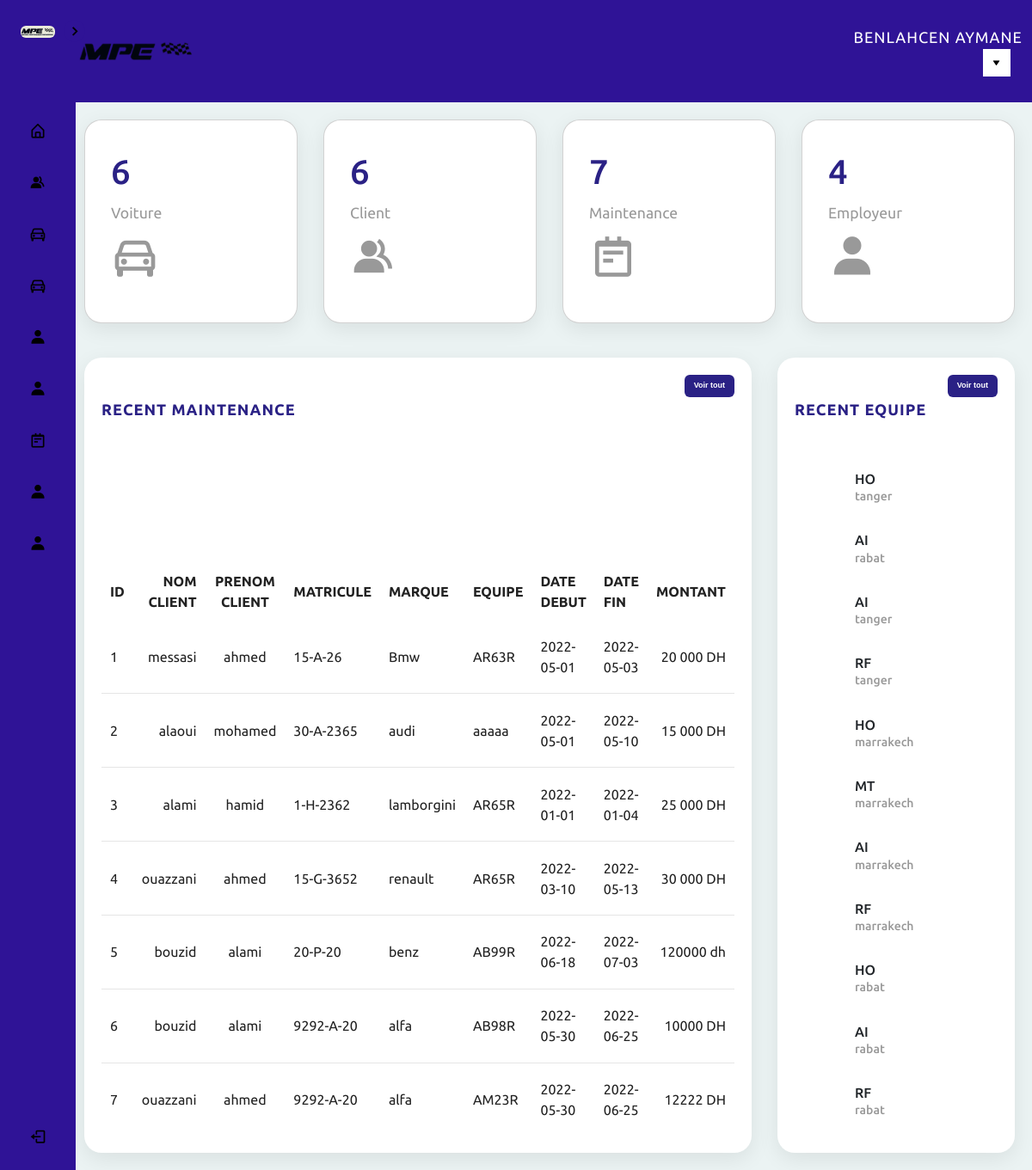
The page /admin/index.php (signed in) on the database its author committed.
### tables this page shows
CREATE TABLE `maintenance` (
  `id_maintenance` int(11) NOT NULL,
  `id_client` int(11) NOT NULL,
  `id_voiture` int(11) NOT NULL,
  `id_equipe` int(11) NOT NULL,
  `date_debut` date DEFAULT NULL,
  `date_fin` date DEFAULT NULL,
  `montant` varchar(100) DEFAULT NULL
);

CREATE TABLE `client` (
  `id_client` int(11) NOT NULL,
  `nom` varchar(50) DEFAULT NULL,
  `prenom` varchar(50) DEFAULT NULL,
  `ville` varchar(10) DEFAULT NULL,
  `tel` int(15) DEFAULT NULL,
  `email` varchar(200) DEFAULT NULL,
  `type` varchar(10) DEFAULT NULL
);

CREATE TABLE `voiture` (
  `id_voiture` int(11) NOT NULL,
  `id_client` int(11) NOT NULL,
  `matricule` varchar(100) NOT NULL,
  `marque` varchar(150) DEFAULT NULL,
  `modele` varchar(100) DEFAULT NULL,
  `couleur` varchar(50) DEFAULT NULL,
  `duree` varchar(20) DEFAULT NULL,
  `img` varchar(100) DEFAULT NULL,
  `annee` int(11) NOT NULL,
  `carburant` varchar(100) DEFAULT NULL
);

CREATE TABLE `equipe` (
  `id_equipe` int(11) NOT NULL,
  `id_garage` int(11) NOT NULL,
  `secteur` varchar(50) DEFAULT NULL,
  `referance` varchar(10) NOT NULL
);

CREATE TABLE `garage` (
  `id_garage` int(11) NOT NULL,
  `id_societe` int(11) NOT NULL,
  `activite` varchar(150) DEFAULT NULL,
  `ville` varchar(50) DEFAULT NULL,
  `tel` varchar(15) DEFAULT NULL
);

### admin/index.php (the view, shortened to what this page needs)
<?php include 'header.php'; ?>
<link rel="stylesheet" href="css/style1.css">
<div class="cardBox">
    <div class="card">
        <div>
            <div class="numbers">
                <?php
                $query = "SELECT id_voiture from voiture order by id_voiture";
                $resultat = mysqli_query($con, $query);
                $row = mysqli_num_rows($resultat);
                echo  $row
                ?>
            </div>
            <div class="cardName">Voiture</div>
        </div>
        <div class="iconBx">
            <i class='bx bx-car icon'></i>
        </div>
    </div>
    <div class="card">
        <div>
            <div class="numbers">
                <?php
                $query = "SELECT id_client from client order by id_client";
                $resultat = mysqli_query($con, $query);
                $row = mysqli_num_rows($resultat);
                echo  $row
                ?>
            </div>
            <div class="cardName">Client</div>
        </div>
        <div class="iconBx">
            <i class='bx bxs-group icon'></i>
        </div>
    </div>
    <div class="card">
        <div>
            <div class="numbers">
                <?php
                $query = "SELECT id_maintenance from maintenance order by id_maintenance";
                $resultat = mysqli_query($con, $query);
                $row = mysqli_num_rows($resultat);
                echo  $row
                ?>
            </div>
            <div class="cardName">Maintenance</div>
        </div>
        <div class="iconBx">
            <i class='bx bx-notepad icon'></i>
        </div>
    </div>
    <div class="card">
        <div>
            <div class="numbers">
                <?php
                $query = "SELECT id_employeur from employeur order by id_employeur";
                $resultat = mysqli_query($con, $query);
                $row = mysqli_num_rows($resultat);
                echo  $row
                ?>
            </div>
            <div class="cardName">Employeur</div>
        </div>
        <div class="iconBx">
            <i class='bx bxs-user icon'></i>
        </div>
    </div>
</div>
<?php
$mysqli = new mysqli("localhost", "root", "", "db_maintenance");
$mysqli->set_charset("utf8");
$requete = "SELECT m.*, c.nom,c.prenom ,v.matricule,v.marque, eq.referance
            from maintenance m, client c,voiture v , equipe eq
            where m.id_client = c.id_client and v.id_voiture=m.id_voiture
            and eq.id_equipe=m.id_equipe;";
$resultat = $mysqli->query($requete);
?>
<div class="details">
    <div class="recentOrders">
        <div class="cardHeader">
            <h2>Recent maintenance</h2>
            <a href="reparation.php" class="btn">Voir tout</a>
        </div>
        <table>
            <thead>
                <tr>
                    <td>ID</td>
                    <td>NOM CLIENT</td>
                    <td>PRENOM CLIENT</td>
                    <td>MATRICULE</td>
                    <td>MARQUE</td>
                    <td>EQUIPE</td>
                    <td>DATE DEBUT</td>
                    <td>DATE FIN</td>
                    <td>MONTANT</td>
                </tr>
            </thead>
            <tbody>
                <?php while ($ligne = $resultat->fetch_assoc()) { ?>
                    <tr>
                        <td>
                            <?= $ligne['id_maintenance'] ?>
                        </td>
                        <td>
                            <?= $ligne['nom'] ?>
                        </td>
                        <td>
                            <?= $ligne['prenom'] ?>
                        </td>
                        <td>
                            <?= $ligne['matricule'] ?>
                        </td>
                        <td>
                            <?= $ligne['marque'] ?>
                        </td>
                        <td>
                            <?= $ligne['referance'] ?>
                        </td>
                        <td>
                            <?= $ligne['date_debut'] ?>
                        </td>
                        <td>
                            <?= $ligne['date_fin'] ?>
                        </td>
                        <td>
                            <?= $ligne['montant'] ?>
                        </td>
                    </tr>
                <?php }
                $mysqli->close(); ?>
            </tbody>
        </table>
    </div>
    <div class="recentCustomers">
        <div class="cardHeader">
            <h2>Recent Equipe</h2>
            <a href="equipe.php" class="btn">Voir tout</a>
        </div>
        <?php
        $mysqli = new mysqli("localhost", "root", "", "db_maintenance");
        $mysqli->set_charset("utf8");
        $requete2 = "select equipe.*, garage.ville from equipe
                inner join garage on equipe.id_garage = garage.id_garage;";
        $resultat2 = $mysqli->query($requete2); ?>
        <table>
            <?php
            while ($ligne = $resultat2->fetch_assoc()) {
            ?>
                <tr>
                    <td width="60px">
                    <td>
                        <h4><?php echo $ligne['secteur'] ?> <br> <span> <?php echo $ligne['ville'] ?></span></h4>
                    </td>
                </tr>
            <?php }
            $mysqli->close(); ?>
        </table>
    </div>
</div>

### admin/header.php (shortened to what this page needs)
<?php
include 'cnx.php';
?>
<!DOCTYPE html>
<html lang="fr">
<head>
    <link href="https://cdn.jsdelivr.net/npm/bootstrap@5.2.0-beta1/dist/css/bootstrap.min.css" rel="stylesheet">
    <link rel="stylesheet" href="css/style.css">
    <link href='https://unpkg.com/boxicons@2.1.1/css/boxicons.min.css' rel='stylesheet'>
</head>
<body>
    <nav class="sidebar close">
        <header>
            <div class="image-text">
                <span class="image">
                    <a href="index.php">
                        <img src="img/logo.jpeg" alt="">
                    </a>
                </span>
            </div>
            <i class='bx bx-chevron-right toggle'></i>
        </header>
        <div class="menu-bar">
            <div class="menu">
                <ul class="menu-links">
                    <li class="nav-link">
                        <a href="index.php">
                            <i class='bx bx-home-alt icon'></i>
                        </a>
                    </li>
                    <li class="nav-link">
                        <a href="client.php">
                            <i class='bx bxs-group icon'></i>
                        </a>
                    </li>
                    <li class="nav-link">
                        <a href="voiture.php">
                            <i class='bx bx-car icon'></i>
                        </a>
                    </li>
                    <li class="nav-link">
                        <a href="piece.php">
                            <i class='bx bx-car icon'></i>
                        </a>
                    </li>
                    <li class="nav-link">
                        <a href="equipe.php">
                            <i class='bx bxs-user icon'></i>
                        </a>
                    </li>
                    <li class="nav-link">
                        <a href="employeur.php">
                            <i class='bx bxs-user icon'></i>
                        </a>
                    </li>
                    <li class="nav-link">
                        <a href="reparation.php">
                            <i class='bx bx-notepad icon'></i>
                        </a>
                    </li>
                    <li class="nav-link">
                        <a href="user.php">
                            <i class='bx bxs-user icon'></i>
                        </a>
                    </li>
                    <li class="nav-link">
                        <a href="garage.php">
                            <i class='bx bxs-user icon'></i>
                        </a>
                    </li>
                </ul>
            </div>
            <div class="bottom-content">
                <li class="">
                    <a href="logout.php">
                        <i class='bx bx-log-out icon'></i>
                    </a>
                </li>
            </div>
        </div>
    </nav>
    <section class="home">
        <div class="tfff">
            <header class="headerf">
                <img class="logo" src="img/image2.png" alt="logo">
                <span class="userrr">
                    <?php
                    $email = $_SESSION['admin'];
                    $query = "select * from admin where email = '$email'";
                    $stm = $cnx->prepare($query);
                    $stm->execute();
                    $admin = $stm->fetch();
                    echo $admin['nom'] . ' ' . $admin['prenom'];
                    ?></ </span>
                    <div class="dropdown">
                        <button class="dropbtn"><i class='bx bxs-down-arrow'></i></button>
                    </div>
            </header>

### admin/css/style.css (style rules this page uses)
* { margin: 0; padding: 0; box-sizing: border-box; font-family: 'Poppins', sans-serif; }
:root { --body-color: transparent; --sidebar-color: #2f1396; --primary-color: #2f1396; --primary-color-light: #2f1396; --toggle-color: rgb(255, 255, 255); --text-color: #ffffff; --tran-03: all 0.2s ease; --tran-03: all 0.3s ease; --tran-04: all 0.3s ease; --tran-05: all 0.3s ease; }
.ol, ul { padding-left: 0rem; }
body { min-height: 100vh; background-color: var(--body-color); transition: var(--tran-05); background-image: url("img/bgv.jpg"); }
.sidebar { position: fixed; top: 0; left: 0; height: 100%; width: 250px; padding: 10px 14px; background: var(--sidebar-color); transition: var(--tran-05); z-index: 100; }
.sidebar.close { width: 88px; }
.sidebar li { height: 50px; list-style: none; display: flex; align-items: center; margin-top: 10px; }
.sidebar header .image, .sidebar .icon { min-width: 60px; border-radius: 6px; }
.sidebar .icon { min-width: 60px; border-radius: 6px; height: 100%; display: flex; align-items: center; justify-content: center; font-size: 20px; }
.sidebar .text, .sidebar .icon { color: black; transition: var(--tran-03); }
.sidebar header { position: relative; }
.sidebar header .image-text { display: flex; align-items: center; }
.headerf { background-color: var(--sidebar-color); }
.sidebar header .image { display: flex; align-items: center; justify-content: center; }
.sidebar header .image img { width: 40px; border-radius: 6px; }
.sidebar header .toggle { position: absolute; top: 50%; right: -25px; transform: translateY(-50%) rotate(180deg); height: 25px; width: 25px; background-color: var(--primary-color); color: black; border-radius: 50%; display: flex; align-items: center; justify-content: center; font-size: 22px; cursor: pointer; transition: var(--tran-05); }
.sidebar.close .toggle { transform: translateY(-50%) rotate(0deg); }
.sidebar .menu { margin-top: 56px; }
.sidebar li a { list-style: none; height: 100%; background-color: transparent; display: flex; align-items: center; height: 100%; width: 100%; border-radius: 6px; text-decoration: none; transition: var(--tran-03); }
.sidebar .menu-bar { height: calc(100% - 55px); display: flex; flex-direction: column; justify-content: space-between; overflow-y: scroll; }
.home { position: absolute; top: 0; top: 0; left: 250px; height: 100vh; width: calc(100% - 250px); background-color: var(--body-color); transition: var(--tran-05); }
.sidebar.close ~ .home { left: 78px; height: 100vh; width: calc(100% - 78px); }
* { box-sizing: border-box; margin: 0; padding: 0; }
.tfff li, .tfff a,.tfff button { font-family: "Montserrat", sa,sans-serif; font-weight: 500; font-size: 16px; color:rgb(0, 0, 0); text-decoration: none; }
.tfff header { display: flex; justify-content: flex-end; align-items: center; padding: 0px 1%; }
.tfff .logo { cursor: pointer; margin-right: auto; }
* { box-sizing: border-box; -webkit-box-sizing: border-box; -moz-box-sizing: border-box; }
body { font-family: Helvetica; -webkit-font-smoothing: antialiased; background: transparent; }
h2 { text-align: center; font-size: 18px; text-transform: uppercase; letter-spacing: 1px; color: #2f1396; padding: 30px 0; }
.userrr { text-align: center; font-size: 18px; text-transform: uppercase; letter-spacing: 1px; color: white; padding: 30px 0; }
* { user-select: none; }
html, body { height: 100%; min-height: 100%; }
body { font-family: "Segoe UI", Tahoma, Geneva, Verdana, sans-serif; padding-bottom: 100px; margin: 0; background-color: #ebf3f3; }
.dropbtn { position: relative; left:150px ; width: 20px; height: 10px; background-color: #ffffff; color: white; padding: 16px; font-size: 16px; border: none; cursor: pointer; display: flex; justify-content: center; align-items: center; }
.tfff li, .tfff a, .tfff button { font-weight: 700; font-size: 9px; }
.dropdown { position: relative; display: flex; flex-direction: column; }

### rows shown on the page
maintenance: id_maintenance "1", id_client.nom "messasi", id_client.prenom "ahmed", id_voiture.matricule "15-A-26", id_voiture.marque "Bmw", id_equipe.referance "AR63R", date_debut "2022-05-01", date_fin "2022-05-03", montant "20 000 DH"
maintenance: id_maintenance "2", id_client.nom "alaoui", id_client.prenom "mohamed", id_voiture.matricule "30-A-2365", id_voiture.marque "audi", id_equipe.referance "aaaaa", date_debut "2022-05-01", date_fin "2022-05-10", montant "15 000 DH"
maintenance: id_maintenance "3", id_client.nom "alami", id_client.prenom "hamid", id_voiture.matricule "1-H-2362", id_voiture.marque "lamborgini", id_equipe.referance "AR65R", date_debut "2022-01-01", date_fin "2022-01-04", montant "25 000 DH"
maintenance: id_maintenance "4", id_client.nom "ouazzani", id_client.prenom "ahmed", id_voiture.matricule "15-G-3652", id_voiture.marque "renault", id_equipe.referance "AR65R", date_debut "2022-03-10", date_fin "2022-05-13", montant "30 000 DH"
maintenance: id_maintenance "5", id_client.nom "bouzid", id_client.prenom "alami", id_voiture.matricule "20-P-20", id_voiture.marque "benz", id_equipe.referance "AB99R", date_debut "2022-06-18", date_fin "2022-07-03", montant "120000 dh"
maintenance: id_maintenance "6", id_client.nom "bouzid", id_client.prenom "alami", id_voiture.matricule "9292-A-20", id_voiture.marque "alfa", id_equipe.referance "AB98R", date_debut "2022-05-30", date_fin "2022-06-25", montant "10000 DH"
maintenance: id_maintenance "7", id_client.nom "ouazzani", id_client.prenom "ahmed", id_voiture.matricule "9292-A-20", id_voiture.marque "alfa", id_equipe.referance "AM23R", date_debut "2022-05-30", date_fin "2022-06-25", montant "12222 DH"
equipe: secteur "HO", id_garage.ville "tanger"
equipe: secteur "AI", id_garage.ville "rabat"
equipe: secteur "AI", id_garage.ville "tanger"
equipe: secteur "RF", id_garage.ville "tanger"
equipe: secteur "HO", id_garage.ville "marrakech"
equipe: secteur "MT", id_garage.ville "marrakech"
equipe: secteur "AI", id_garage.ville "marrakech"
equipe: secteur "RF", id_garage.ville "marrakech"
equipe: secteur "HO", id_garage.ville "rabat"
equipe: secteur "AI", id_garage.ville "rabat"
equipe: secteur "RF", id_garage.ville "rabat"

### other values the page prints
$admin['nom'] "BENLAHCEN"
$admin['prenom'] "AYMANE"
$row "6"
$row "7"
$row "4"
